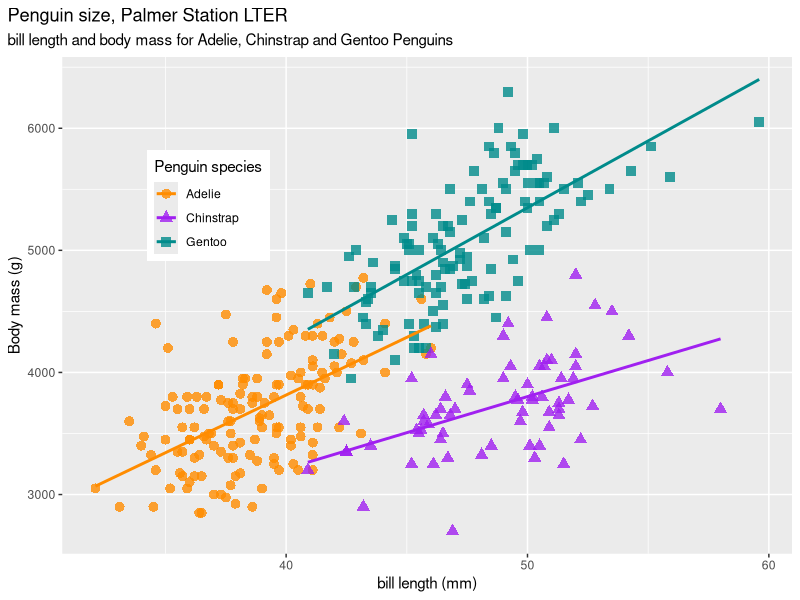
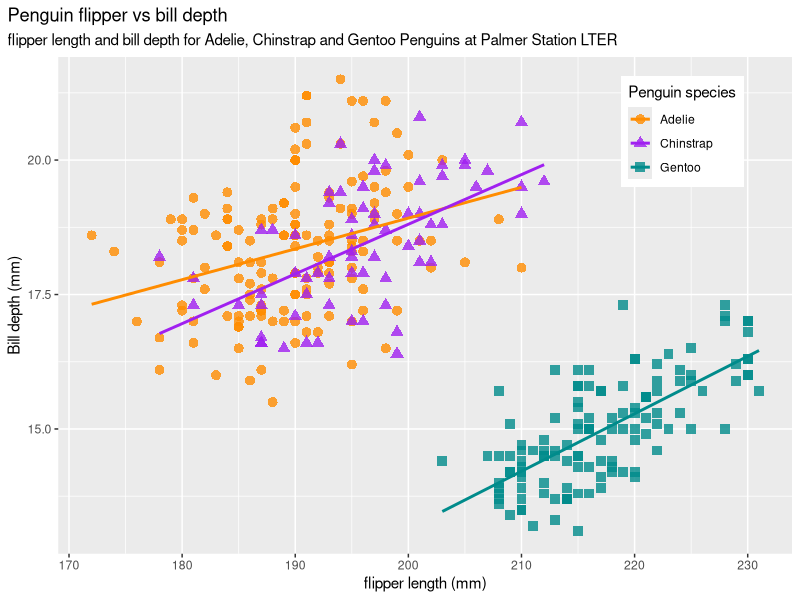
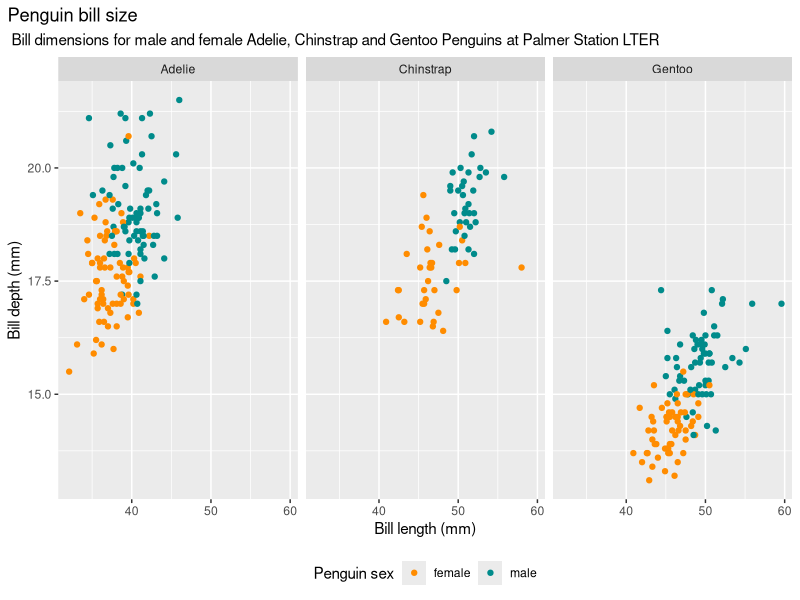
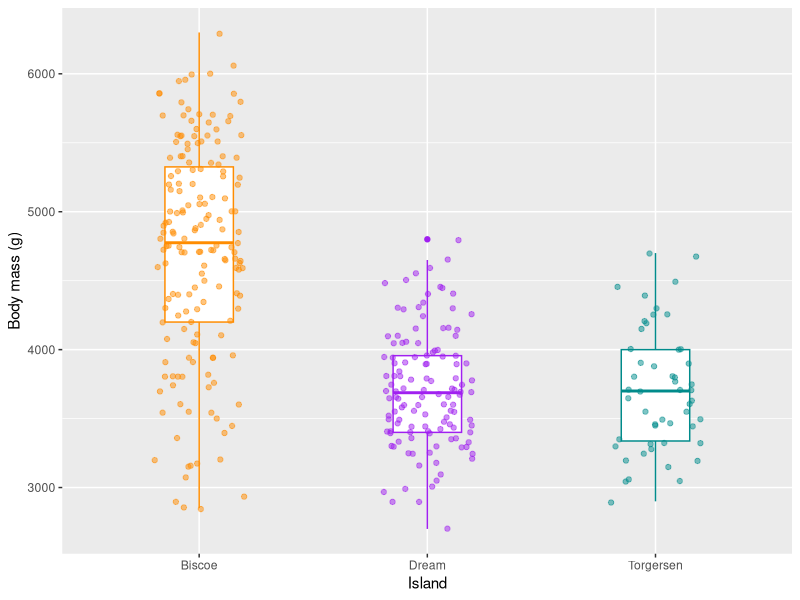

Reproduce these figures in R, in order.
## ---- chunk 1
library("palmerpenguins")
library(ggplot2)
library("tidyverse")

## ---- chunk 2
library(knitr)
sd_peng <- penguins %>% 
  summarize(across(where(is.numeric), sd , na.rm = TRUE))
kable(sd_peng[,1:4],
      col.names = c("Longitud_pico(mm)","Ancho_pico (mm)", "Longitud_aleta(mm)","Peso (g)"))
## ---- chunk 3
sd_peng <- penguins %>% 
  summarize(across(where(is.numeric), mean, na.rm = TRUE))
kable(sd_peng[,1:4],
      col.names = c("Longitud_pico(mm)","Ancho_pico (mm)", "Longitud_aleta(mm)","Peso (g)"))

## ---- chunk 4
sd_peng <- penguins %>% 
  summarize(across(where(is.numeric), median, na.rm = TRUE))
kable(sd_peng[,1:4],
      col.names = c("Longitud_pico(mm)","Ancho_pico (mm)", "Longitud_aleta(mm)","Peso (g)"))

## ---- chunk 5
sd_peng <- penguins %>%
group_by(species)%>% 
  summarize(across(where(is.numeric), mean, na.rm = TRUE))
kable(sd_peng[,1:4],
      col.names = c("Largo_pico(mm)","Ancho_pico (mm)", "Longitud_aleta(mm)","Peso (g)"))

## ---- chunk 6
sd_peng <- penguins %>% 
  group_by(island)%>% summarize(across(where(is.numeric), mean, na.rm = TRUE))
kable(sd_peng[,1:4],
      col.names = c("Largo_pico(mm)","Ancho_pico (mm)", "Longitud_aleta(mm)","Peso (g)"))

## ---- chunk 7
library(ggplot2)

mass_bill_len <- ggplot(data = penguins, 
                       aes(x = bill_length_mm,
                           y = body_mass_g)) +
  geom_point(aes(color = species, 
                 shape = species),
             size = 3,
             alpha = 0.8) +
  geom_smooth(method = "lm", se = FALSE, aes(color = species)) +
  scale_color_manual(values = c("darkorange","purple","cyan4")) +
  labs(title = "Penguin size, Palmer Station LTER",
       subtitle = "bill length and body mass for Adelie, Chinstrap and Gentoo Penguins",
       x = "bill length (mm)",
       y = "Body mass (g)",
       color = "Penguin species",
       shape = "Penguin species") +
  theme(legend.position = c(0.2, 0.7),
        plot.title.position = "plot",
        plot.caption = element_text(hjust = 0, face= "italic"),
        plot.caption.position = "plot")
 

mass_bill_len
## ---- chunk 8
flipper_bill_dep <- ggplot(data = penguins,
                         aes(x = flipper_length_mm,
                             y = bill_depth_mm,
                             group = species)) +
  geom_point(aes(color = species, 
                 shape = species),
             size = 3,
             alpha = 0.8) +
  geom_smooth(method = "lm", se = FALSE, aes(color = species)) +
  scale_color_manual(values = c("darkorange","purple","cyan4")) +
  labs(title = "Penguin flipper vs bill depth ",
       subtitle = "flipper length and bill depth for Adelie, Chinstrap and Gentoo Penguins at Palmer Station LTER",
       x = "flipper length (mm)",
       y = "Bill depth (mm)",
       color = "Penguin species",
       shape = "Penguin species") +
  theme(legend.position = c(0.85, 0.85),
        plot.title.position = "plot",
        plot.caption = element_text(hjust = 0, face= "italic"),
        plot.caption.position = "plot")

flipper_bill_dep
## ---- chunk 9

ggplot(penguins, aes(x = bill_length_mm,
                            y = bill_depth_mm)) +
  geom_point(aes(color = sex)) +
  scale_color_manual(values = c("darkorange","cyan4"), na.translate = FALSE) +
  labs(title = "Penguin bill size",
       subtitle = " Bill dimensions for male and female Adelie, Chinstrap and Gentoo Penguins at Palmer Station LTER",
       x = "Bill length (mm)",
       y = "Bill depth (mm)",
       color = "Penguin sex") +
  theme(legend.position = "bottom",
        plot.title.position = "plot",
        plot.caption = element_text(hjust = 0, face= "italic"),
        plot.caption.position = "plot") +
  facet_wrap(~species)
## ---- chunk 10
island_box <- ggplot(data = penguins, aes(x = island, y = body_mass_g)) +
  geom_boxplot(aes(color = island), width = 0.3, show.legend = FALSE) +
  geom_jitter(aes(color = island), alpha = 0.5, show.legend = FALSE, position = position_jitter(width = 0.2, seed = 0)) +
  scale_color_manual(values = c("darkorange","purple","cyan4")) +
  labs(x = "Island",
       y = "Body mass (g)")
island_box

